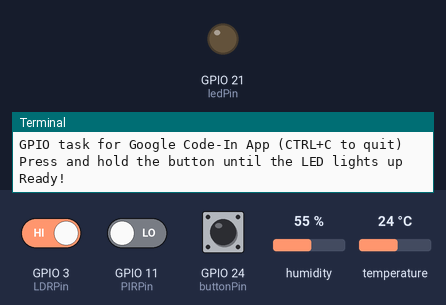
The program below on a simulated Raspberry Pi (BCM pin numbers). Shown: output pins drawn as LEDs (lit = HIGH), the last lines printed to the terminal. Inputs (shaded band) come from the test bench; at power-on: GPIO 24 (buttonPin) HIGH, GPIO 3 (LDRPin) HIGH, GPIO 11 (PIRPin) LOW, humidity 55 %, temperature 24 °C. The clock reads 2024-03-15 10:24:30 at power-on unless the program sets it; library files of the repository ran but are not shown: dht11.py.

Above: at 2.2 s.
2.3 s: GPIO 24 (buttonPin) pulled LOW for 0.15 s
At 4.6 s:
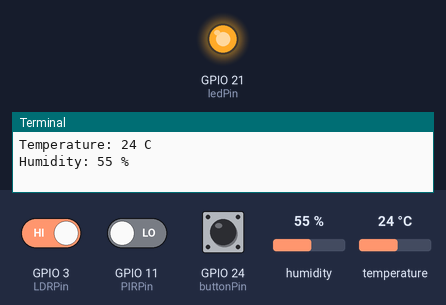
8.4 s: GPIO 3 (LDRPin) driven LOW and GPIO 24 (buttonPin) driven LOW
At 14.2 s:
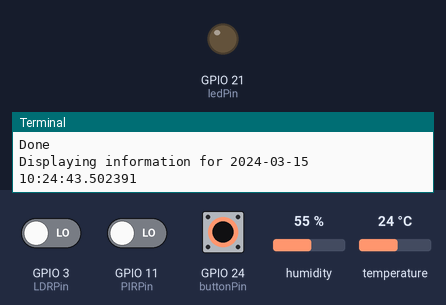
Timing chart, 0 to 15.4 s (numbered marks = the images above; inputs shaded):
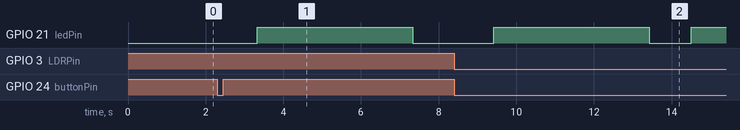

The program:

app.py
```python
import RPi.GPIO as GPIO
import time
import dht11
import datetime

GPIO.setwarnings(False)
GPIO.setmode(GPIO.BCM)

buttonPin = 24
ledPin = 21
LDRPin = 3
PIRPin = 11

GPIO.setup(buttonPin, GPIO.IN, pull_up_down=GPIO.PUD_UP)
GPIO.setup(ledPin, GPIO.OUT)
GPIO.setup(LDRPin, GPIO.IN)
GPIO.setup(PIRPin, GPIO.IN)

#Setting LED to no light
GPIO.output(ledPin, GPIO.LOW)

instance = dht11.DHT11(pin=17)

try:
	print("GPIO task for Google Code-In App (CTRL+C to quit)")
	print("Press and hold the button until the LED lights up")
	time.sleep(1)
	print("Ready!")

	while True:
		#Getting button state and the humidity/temperature result
		result = instance.read()
		button_state = GPIO.input(buttonPin)
		if button_state == False and result.is_valid():
			print("Displaying information for "+str(datetime.datetime.now()))
			time.sleep(1)
			GPIO.output(ledPin,GPIO.HIGH)
			#DHT11 INFO
			print("Temperature: %d C" % result.temperature)
			time.sleep(1)
			print("Humidity: %d %%" % result.humidity)
			time.sleep(1)
			#LDR INFO
			dark = GPIO.input(LDRPin)
			if dark == 1:
				print("Dark")
			else:
				print("Light")
			time.sleep(1)
			#PIR INFO
			i = GPIO.input(PIRPin)
			if i == 0:
				print("No motion")
			elif i == 1:
				print("Motion detected!")
			time.sleep(1)
			GPIO.output(ledPin,GPIO.LOW)
			print("Done")
except KeyboardInterrupt:
	print("Quitting...")
	GPIO.cleanup()
	time.sleep(1)
	print("Done!")
```

Measured:
- after the input at 2.3 s, GPIO 21 (ledPin): LOW → HIGH after 1.0 s, → LOW 4.0 s later
- after the input at 8.4 s, GPIO 21 (ledPin): LOW → HIGH after 1.0 s, → LOW 4.0 s later, → HIGH 1.1 s later
